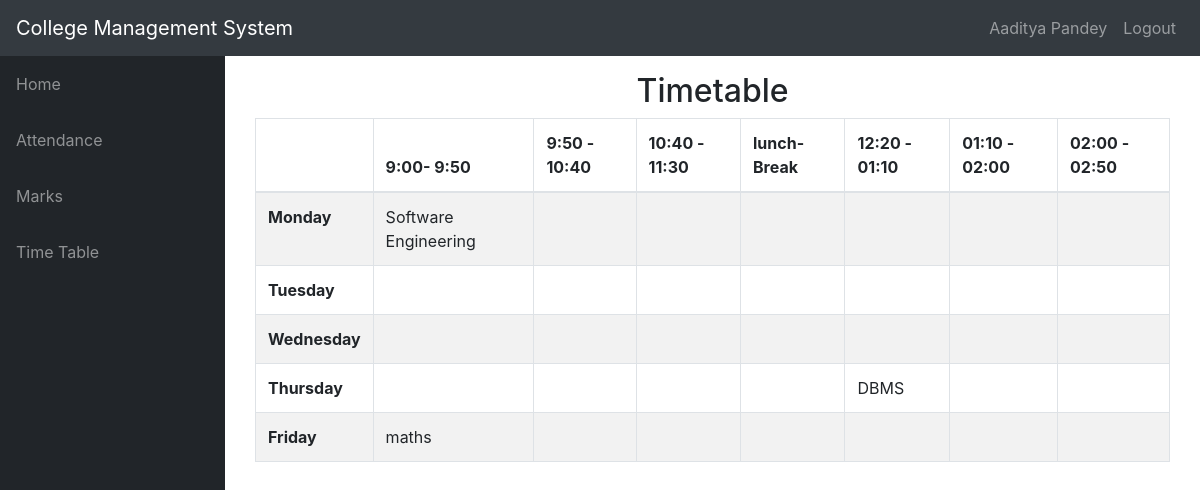
Page /student/bca/timetable/ (signed in) on the committed database.
### info/models.py (models this page shows, shortened)
class User(AbstractUser):
    @property
    def is_student(self):
        if hasattr(self, 'student'):
            return True
        return False

class Student(models.Model):
    user = models.OneToOneField(User, on_delete=models.CASCADE, null=True)
    class_id = models.ForeignKey(Class, on_delete=models.CASCADE, default=1)
    USN = models.CharField(primary_key='True', max_length=100)
    name = models.CharField(max_length=200)
    sex = models.CharField(max_length=50, choices=sex_choice, default='Male')
    DOB = models.DateField(default='1998-01-01')

class Course(models.Model):
    dept = models.ForeignKey(Dept, on_delete=models.CASCADE)
    id = models.CharField(primary_key='True', max_length=50)
    name = models.CharField(max_length=50)
    shortname = models.CharField(max_length=50, default='X')
    def __str__(self):
        return self.name

### info/views.py (the view)
# urls.py: path('student/<slug:class_id>/timetable/', views.timetable, name='timetable'),
@login_required(login_url='login')
def timetable(request, class_id):
    asst = AssignTime.objects.filter(assign__class_id=class_id)
    matrix = [['' for i in range(8)] for j in range(5)]
    for i, d in enumerate(DAYS_OF_WEEK[:5]):
        t = 0
        for j in range(6):
            if j == 0:
                matrix[i][0] = d[0]
                continue
            if j == 4 or j == 8:
                continue
            try:
                a = asst.get(period=time_slots[t][0], day=d[0])
                matrix[i][j] = a.assign.course
            except AssignTime.DoesNotExist:
                pass
            t += 1
    context = {'matrix': matrix}
    return render(request, 'info/timetable.html', context)

### info/templates/info/timetable.html
{% extends 'info/base.html' %}
    {% block content %}
    <div class="container">
        <div class="container">
            <div class="row">
                <div class="col-md-12">
                    <h2 class="text-center">
                        Timetable
                    </h2>
                </div>
                <div id="no-more-tables">
                    <table class="col-sm-12 table table-bordered table-striped table-condensed cf">
                        <thead class="cf">
                            <tr>
                                <th>      </th>
                                <th>9:00- 9:50</th>
                                <th>9:50 - 10:40</th>
                                <th>10:40 - 11:30</th>
                                <th>lunch-Break</th>
                                <th>12:20 - 01:10</th>
                                <th>01:10 - 02:00</th>
                                <th>02:00 - 02:50</th>
                            </tr>
                        </thead>
                        <tbody>
                            {% for i in matrix %}
                            <tr>
                                {% for j in i %}
                                    {% if forloop.counter == 1 %}
                                    <td><b>{{ j }}</b></td>
                                    {% else %}
                                    <td>{{ j }}</td>
                                    {% endif %}
                                {% endfor %}
                            </tr>
                            {% endfor %}
                        </tbody>
                    </table>
                </div>
            </div>
        </div>
    </div>
    {% endblock %}

### info/templates/info/base.html (shortened to what this page needs)
<!DOCTYPE html>
<html lang="en">
<head>
    {% load static %}
    <link href="{% static 'info/bootstrap/vendor/bootstrap/css/bootstrap.min.css' %}" rel="stylesheet">
    <link href="{% static 'info/bootstrap/vendor/fontawesome-free/css/all.min.css' %}" rel="stylesheet" type="text/css">
    <link href="{% static 'info/bootstrap/vendor/datatables/dataTables.bootstrap4.css' %}" rel="stylesheet">
    <link href="{% static 'info/bootstrap/css/sb-admin.css' %}" rel="stylesheet">
</head>
<body id="page-top">
    <nav class="navbar navbar-expand-lg navbar-dark bg-dark static-top">
        <a class="navbar-brand mr-1" href="{% url 'index' %}">College Management System</a>
        <div class="collapse navbar-collapse" id="navbarResponsive">
            <ul class="navbar-nav ml-auto">
                <li class="nav-item">
                    {% if request.user.is_student %}
                        <a class="nav-link text-capitalize">{{ request.user.student.name }}</a>
                    {% elif request.user.is_teacher %}
                        <a class="nav-link text-capitalize">{{ request.user.teacher.name }}</a>
                    {% endif %}
                </li>
                <li class="nav-item">
                    <a class="nav-link" href="{% url 'logout' %}" data-toggle="modal" data-target="#logoutModal">Logout</a>
                </li>
            </ul>
        </div>
    </nav>
    <div id="wrapper">
        <ul class="sidebar navbar-nav">
            <li class="nav-item">
                <a class="nav-link" href="{% url 'index' %}"><span>Home</span></a>
            </li>
            {% if request.user.is_student %}
                <li class="nav-item">
                    <a class="nav-link" href="{% url 'attendance' request.user.student.USN %}"><span>Attendance</span></a>
                </li>
                <li class="nav-item">
                    <a class="nav-link" href="{% url 'marks_list' request.user.student.USN %}"><span>Marks</span></a>
                </li>
                <li class="nav-item">
                    <a class="nav-link" href="{% url 'timetable' request.user.student.class_id_id %}"><span>Time Table</span></a>
                </li>
            {% endif %}
        </ul>
        <div id="content-wrapper">
            <div class="container-fluid">
                {% block content %}{% endblock %}
            </div>
        </div>
    </div>
</body>
</html>

### rows in the picture
User: user.student.name "Aaditya Pandey"
Course: i "Monday", name "Software Engineering"
Course: i "Thursday", name "DBMS"
Course: i "Friday", name "maths"

### other values in the picture
{{ j }} "Tuesday" "Wednesday"
